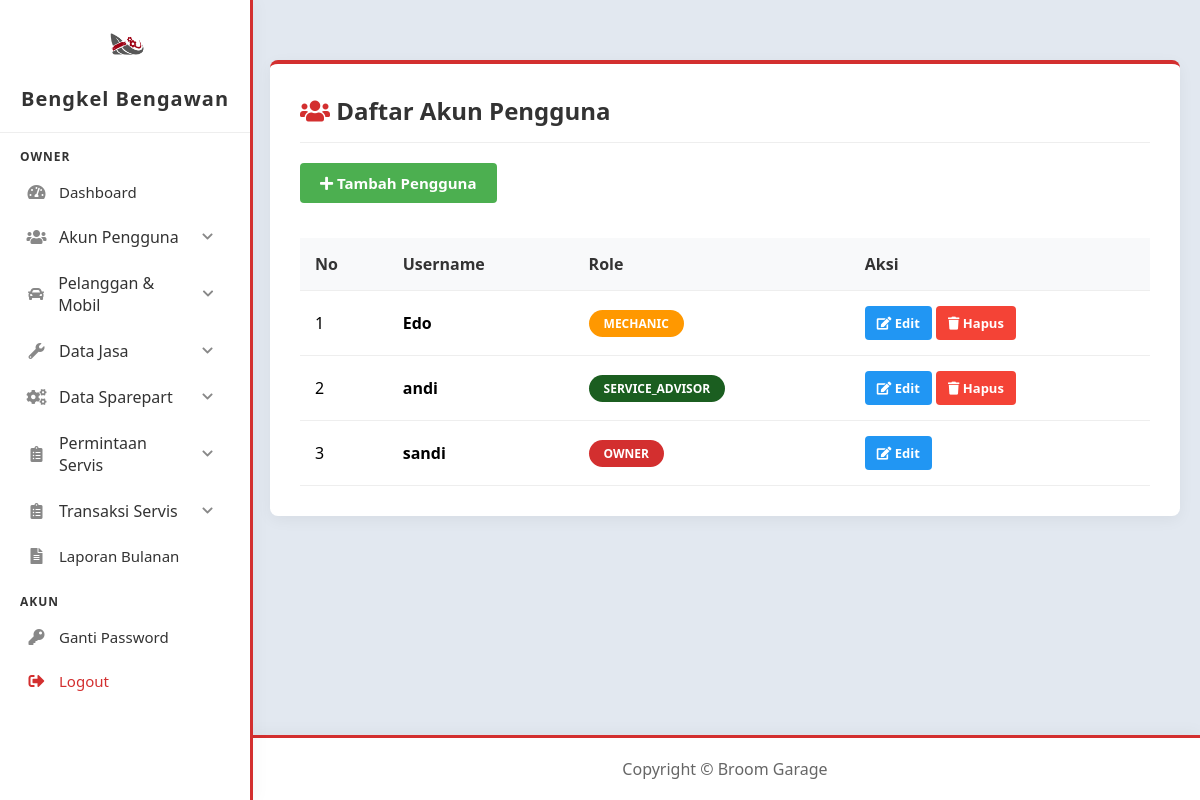
The app's page /owner/akun_pengguna/list.php (signed in) with its own data.
### tables this page shows
CREATE TABLE `pengguna` (
  `id_pengguna` int(11) NOT NULL,
  `username` varchar(50) NOT NULL,
  `password` varchar(255) NOT NULL,
  `role` enum('owner','service_advisor','mechanic','') NOT NULL,
  `is_first_login` tinyint(1) NOT NULL DEFAULT 1
);

### owner/akun_pengguna/list.php (the view, shortened to what this page needs)
<?php
include '../../config/config.php';
$query = "SELECT * FROM pengguna ORDER BY id_pengguna DESC";
$result = mysqli_query($conn, $query);
?>
<!DOCTYPE html>
<html lang="en">
<head>
    <link href="https://cdnjs.cloudflare.com/ajax/libs/font-awesome/5.15.3/css/all.min.css" rel="stylesheet">
    <link href="../../assets/css/dashboard.css" rel="stylesheet">
    <link rel="stylesheet" href="../../assets/css/list.css">
</head>
<body>
    <?php include '../../includes/sidebar.php'; ?>
    <div class="content">
        <div class="table-container">
            <h2 style="margin-top: 0; color: #333; text-align: left; border-bottom: 1px solid #eee; padding-bottom: 15px; margin-bottom: 20px;">
                <i class="fas fa-users" style="color: #d32f2f;"></i> Daftar Akun Pengguna
            </h2>
            <div style="text-align: left;">
                <a href="add.php" class="btn btn-add"><i class="fas fa-plus"></i> Tambah Pengguna</a>
            </div>
            <table>
                <thead>
                    <tr>
                        <th>No</th>
                        <th>Username</th>
                        <th>Role</th>
                        <th>Aksi</th>
                    </tr>
                </thead>
                <tbody>
                    <?php
                    $no = 1;
                    if(mysqli_num_rows($result) > 0) {
                        while($row = mysqli_fetch_assoc($result)):
                    ?>
                        <tr>
                            <td><?php echo $no++; ?></td>
                            <td><strong><?php echo htmlspecialchars($row['username']); ?></strong></td>
                            <td>
                                <?php
                                    $bg_color = '#d32f2f';
                                    if ($row['role'] == 'mechanic') {
                                        $bg_color = '#ff9800';
                                    } elseif ($row['role'] == 'service_advisor') {
                                        $bg_color = '#1b5e20';
                                    }
                                ?>
                                <span class="role-badge" style="font-size: 12px; margin-top:0; background-color: <?php echo $bg_color; ?>;">
                                    <?php echo strtoupper(htmlspecialchars($row['role'])); ?>
                                </span>
                            </td>
                            <td>
                                <a href="edit.php?id=<?php echo $row['id_pengguna']; ?>" class="btn btn-edit"><i class="fas fa-edit"></i> Edit</a>
                                <?php if($row['id_pengguna'] != $_SESSION['id_pengguna']): ?>
                                <a href="delete.php?id=<?php echo $row['id_pengguna']; ?>" class="btn btn-delete" onclick="return confirm('Yakin ingin menghapus pengguna ini?');"><i class="fas fa-trash"></i> Hapus</a>
                                <?php endif; ?>
                            </td>
                        </tr>
                    <?php
                        endwhile;
                    } else {
                        echo "<tr><td colspan='4' style='text-align:center; padding: 20px;'>Tidak ada data pengguna</td></tr>";
                    }
                    ?>
                </tbody>
            </table>
        </div>
    </div>
    <?php include '../../includes/footer.php'; ?>
</body>
</html>

### assets/css/dashboard.css (style rules this page uses)
body { font-family: 'Segoe UI', Tahoma, Geneva, Verdana, sans-serif; background-color: #e2e8f0; margin: 0; }
.content { padding: 40px 20px; text-align: center; }
.role-badge { display: inline-block; background-color: #d32f2f; color: white; padding: 5px 15px; border-radius: 20px; font-size: 14px; font-weight: bold; margin-top: 10px; }

### assets/css/list.css (style rules this page uses)
.table-container { background: white; padding: 30px; border-radius: 8px; box-shadow: 0 4px 15px rgba(0,0,0,0.05); margin: 20px auto; max-width: 900px; border-top: 4px solid #d32f2f; }
table { width: 100%; border-collapse: collapse; margin-top: 15px; }
th, td { padding: 15px; text-align: left; border-bottom: 1px solid #eee; }
th { background-color: #f8f9fa; color: #333; font-weight: 600; }
.btn { padding: 8px 12px; text-decoration: none; border-radius: 4px; font-size: 13px; color: white; display: inline-block; font-weight: bold; transition: background-color 0.3s; }
.btn-add { background-color: #4CAF50; margin-bottom: 20px; font-size: 15px; padding: 10px 20px; }
.btn-edit { background-color: #2196F3; }
.btn-delete { background-color: #f44336; }

### assets/css/sidebar.css (style rules this page uses)
body { padding-left: 250px; margin: 0; }

### assets/css/footer.css (style rules this page uses)
body { display: flex; flex-direction: column; min-height: 100vh; }

### records on screen
pengguna: username "Edo", role "MECHANIC"
pengguna: username "andi", role "SERVICE_ADVISOR"
pengguna: username "sandi", role "OWNER"
